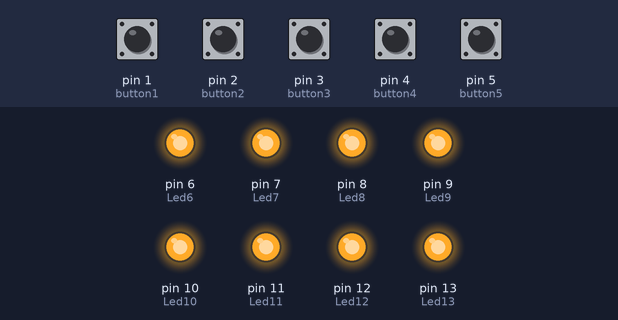
This sketch was run on a simulated Arduino Uno, built with avr-gcc and run on an emulated ATmega328P. Parts: output pins drawn as LEDs (lit = HIGH). The inputs (shaded band) are chosen by the test bench; at power-on: pin 1 (button1), pin 2 (button2), pin 3 (button3), pin 4 (button4), pin 5 (button5) HIGH.

Above: at 1.2 s.
1.3 s: pin 1 (button1) pulled LOW for 0.15 s
At 1.37 s:
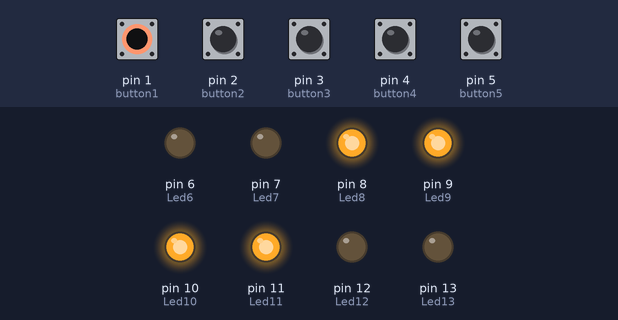
2.9 s: pin 2 (button2) pulled LOW for 0.15 s
At 2.97 s:
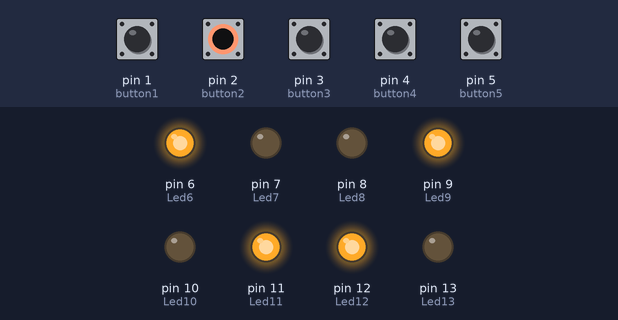
4.5 s: pin 3 (button3) pulled LOW for 0.15 s
At 4.57 s:
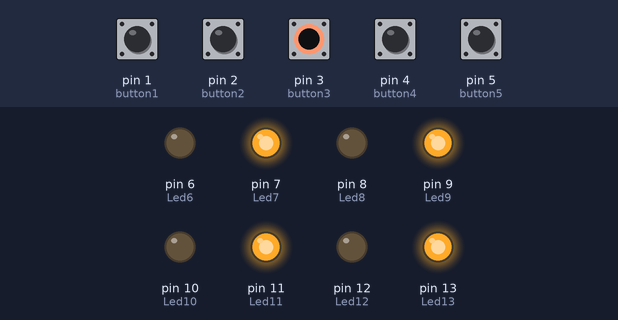
6.1 s: pin 4 (button4) pulled LOW for 0.15 s
At 6.17 s:
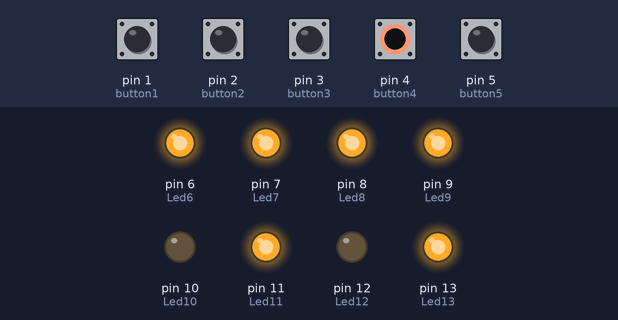
7.7 s: pin 5 (button5) pulled LOW for 0.15 s
At 7.77 s:
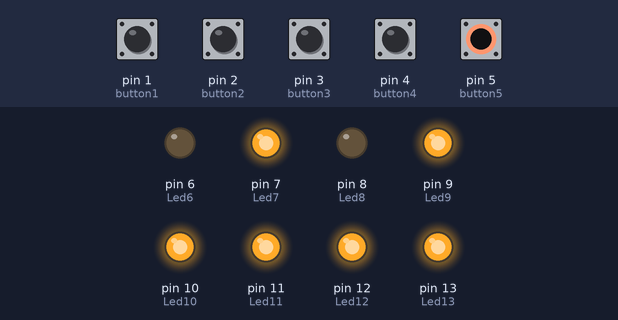
Timing chart, 0 to 10.3 s (numbered marks = the images above; inputs shaded):
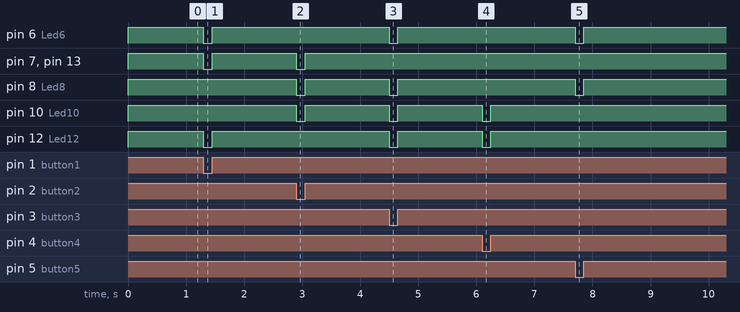

The sketch:

EYEEE.ino
```cpp
int button1 = 1 ;
int button2 = 2 ;
int button3 = 3 ;
int button4 = 4 ;
int button5 = 5 ;

int Led13 = 13 ;
int Led7 = 7 ;
int Led6 = 6 ;
int Led12 = 12 ;
int Led11 = 11 ;
int Led9 = 9 ;
int Led10 = 10 ;
int Led8 = 8 ;

/*int button1 = 18;
int button2 = 19;
int LED1 = 26;
LED2 int = 28;
*/

int buttonPushCounter = 0;   // counter for the number of button presses
int buttonState = 0;         // current state of the button
int lastButtonState = 0;     // previous state of the button

int buttonState2 = 0;
int lastButtonState2 = 0;

int buttonState3 = 0;
int lastButtonState3 = 0;

int buttonState4 = 0;
int lastButtonState4 = 0;

 int buttonState5 = 0;
int lastButtonState5 = 0;

void setup () {
   pinMode (button1, INPUT);
   pinMode (button2, INPUT);
   pinMode (button3, INPUT);
   pinMode (button4, INPUT);
   pinMode (button5, INPUT);

   pinMode(Led13, OUTPUT) ;
   pinMode(Led7, OUTPUT) ;
   pinMode(Led6, OUTPUT) ;
   pinMode(Led12, OUTPUT) ;
   pinMode(Led11, OUTPUT) ;
   pinMode(Led9, OUTPUT) ;
   pinMode(Led10, OUTPUT) ;
   pinMode(Led8, OUTPUT) ;

    digitalWrite(Led13, HIGH) ;
    digitalWrite(Led7, HIGH) ;
    digitalWrite(Led12, HIGH) ;
    digitalWrite(Led6, HIGH) ;
    digitalWrite(Led11, HIGH) ;
    digitalWrite(Led9, HIGH) ;
    digitalWrite(Led8, HIGH) ;
    digitalWrite(Led10, HIGH) ;

    digitalWrite(button1, HIGH);
    digitalWrite(button2, HIGH);
    digitalWrite(button3, HIGH);
    digitalWrite(button4, HIGH);
    digitalWrite(button5, HIGH);

}

void loop () {


 buttonState = digitalRead(button1);


if (buttonState != lastButtonState) {
    // if the state has changed, increment the counter
    if (buttonState == LOW) {
      // if the current state is HIGH then the button went from off to on:
      buttonPushCounter++;
      Serial.println("on");
      Serial.print("number of button pushes: ");
      Serial.println(buttonPushCounter);

    digitalWrite(Led13, LOW) ;
    digitalWrite(Led7, LOW) ;
    digitalWrite(Led12, LOW) ;
    digitalWrite(Led6, LOW) ;
    digitalWrite(Led11, HIGH) ;
    digitalWrite(Led9, HIGH) ;
    digitalWrite(Led8, HIGH) ;
    digitalWrite(Led10, HIGH) ;
    } else {
      // if the current state is LOW then the button went from on to off:
      Serial.println("off");

      digitalWrite(Led13, HIGH) ;
    digitalWrite(Led7, HIGH) ;
    digitalWrite(Led12, HIGH) ;
    digitalWrite(Led6, HIGH) ;
    digitalWrite(Led11, HIGH) ;
    digitalWrite(Led9, HIGH) ;
    digitalWrite(Led8, HIGH) ;
    digitalWrite(Led10, HIGH) ;
    }
    // Delay a little bit to avoid bouncing
    delay(50);
  }
  // save the current state as the last state, for next time through the loop
  lastButtonState = buttonState;

////////////////////////////////////

 buttonState2 = digitalRead(button2);

if (buttonState2 != lastButtonState2) {
    // if the state has changed, increment the counter
    if (buttonState2 == LOW) {
      // if the current state is HIGH then the button went from off to on:
      buttonPushCounter++;
      Serial.println("on");
      Serial.print("number of button pushes: ");
      Serial.println(buttonPushCounter);

    digitalWrite(Led13, LOW) ;
    digitalWrite(Led7, LOW) ;
    digitalWrite(Led12, HIGH) ;
    digitalWrite(Led6, HIGH) ;
    digitalWrite(Led11, HIGH) ;
    digitalWrite(Led9, HIGH) ;
    digitalWrite(Led8, LOW) ;
    digitalWrite(Led10, LOW) ;
    } else {
      // if the current state is LOW then the button went from on to off:
      Serial.println("off");

    digitalWrite(Led13, HIGH) ;
    digitalWrite(Led7, HIGH) ;
    digitalWrite(Led12, HIGH) ;
    digitalWrite(Led6, HIGH) ;
    digitalWrite(Led11, HIGH) ;
    digitalWrite(Led9, HIGH) ;
    digitalWrite(Led8, HIGH) ;
    digitalWrite(Led10, HIGH) ;
    }
    // Delay a little bit to avoid bouncing
    delay(50);
  }
  // save the current state as the last state, for next time through the loop
  lastButtonState2 = buttonState2;


/////////////////////////

buttonState3 = digitalRead(button3);

if (buttonState3 != lastButtonState3) {
    // if the state has changed, increment the counter
    if (buttonState3 == LOW) {
      // if the current state is HIGH then the button went from off to on:
      buttonPushCounter++;
      Serial.println("on");
      Serial.print("number of button pushes: ");
      Serial.println(buttonPushCounter);

    digitalWrite(Led13, HIGH) ;
    digitalWrite(Led7, HIGH) ;
    digitalWrite(Led12, LOW) ;
    digitalWrite(Led6, LOW) ;
    digitalWrite(Led11, HIGH) ;
    digitalWrite(Led9, HIGH) ;
    digitalWrite(Led8, LOW) ;
    digitalWrite(Led10, LOW) ;

    } else {
      // if the current state is LOW then the button went from on to off:
      Serial.println("off");

    digitalWrite(Led13, HIGH) ;
    digitalWrite(Led7, HIGH) ;
    digitalWrite(Led12, HIGH) ;
    digitalWrite(Led6, HIGH) ;
    digitalWrite(Led11, HIGH) ;
    digitalWrite(Led9, HIGH) ;
    digitalWrite(Led8, HIGH) ;
    digitalWrite(Led10, HIGH) ;
    }
    // Delay a little bit to avoid bouncing
    delay(50);
  }
  // save the current state as the last state, for next time through the loop
  lastButtonState3 = buttonState3;

/////////////////////////

buttonState4 = digitalRead(button4);

if (buttonState4 != lastButtonState4) {
    // if the state has changed, increment the counter
    if (buttonState4 == LOW) {
      // if the current state is HIGH then the button went from off to on:
      buttonPushCounter++;
      Serial.println("on");
      Serial.print("number of button pushes: ");
      Serial.println(buttonPushCounter);

    digitalWrite(Led13, HIGH) ;
    digitalWrite(Led7, HIGH) ;
    digitalWrite(Led12, LOW) ;
    digitalWrite(Led6, HIGH) ;
    digitalWrite(Led11, HIGH) ;
    digitalWrite(Led9, HIGH) ;
    digitalWrite(Led8, HIGH) ;
    digitalWrite(Led10, LOW) ;

    } else {
      // if the current state is LOW then the button went from on to off:
      Serial.println("off");

    digitalWrite(Led13, HIGH) ;
    digitalWrite(Led7, HIGH) ;
    digitalWrite(Led12, HIGH) ;
    digitalWrite(Led6, HIGH) ;
    digitalWrite(Led11, HIGH) ;
    digitalWrite(Led9, HIGH) ;
    digitalWrite(Led8, HIGH) ;
    digitalWrite(Led10, HIGH) ;
    }
    // Delay a little bit to avoid bouncing
    delay(50);
  }
  // save the current state as the last state, for next time through the loop
  lastButtonState4 = buttonState4;


/////////////////////////

buttonState5 = digitalRead(button5);

if (buttonState5 != lastButtonState5) {
    // if the state has changed, increment the counter
    if (buttonState5 == LOW) {
      // if the current state is HIGH then the button went from off to on:
      buttonPushCounter++;
      Serial.println("on");
      Serial.print("number of button pushes: ");
      Serial.println(buttonPushCounter);

    digitalWrite(Led13, HIGH) ;
    digitalWrite(Led7, HIGH) ;
    digitalWrite(Led12, HIGH) ;
    digitalWrite(Led6, LOW) ;
    digitalWrite(Led11, HIGH) ;
    digitalWrite(Led9, HIGH) ;
    digitalWrite(Led8, LOW) ;
    digitalWrite(Led10, HIGH) ;

    } else {
      // if the current state is LOW then the button went from on to off:
      Serial.println("off");

    digitalWrite(Led13, HIGH) ;
    digitalWrite(Led7, HIGH) ;
    digitalWrite(Led12, HIGH) ;
    digitalWrite(Led6, HIGH) ;
    digitalWrite(Led11, HIGH) ;
    digitalWrite(Led9, HIGH) ;
    digitalWrite(Led8, HIGH) ;
    digitalWrite(Led10, HIGH) ;
    }
    // Delay a little bit to avoid bouncing
    delay(50);
  }
  // save the current state as the last state, for next time through the loop
  lastButtonState5 = buttonState5;


}
```

Measured:
- after the input at 1.3 s, pin 6 (Led6), pin 7 (Led7), pin 12 (Led12), pin 13 (Led13): HIGH → LOW at once, → HIGH 0.15 s later
- after the input at 2.9 s, pin 7 (Led7), pin 8 (Led8), pin 10 (Led10), pin 13 (Led13): HIGH → LOW at once, → HIGH 0.15 s later
- after the input at 4.5 s, pin 6 (Led6), pin 8 (Led8), pin 10 (Led10), pin 12 (Led12): HIGH → LOW at once, → HIGH 0.15 s later
- after the input at 6.1 s, pin 10 (Led10), pin 12 (Led12): HIGH → LOW at once, → HIGH 0.15 s later
- after the input at 7.7 s, pin 6 (Led6), pin 8 (Led8): HIGH → LOW at once, → HIGH 0.15 s later
